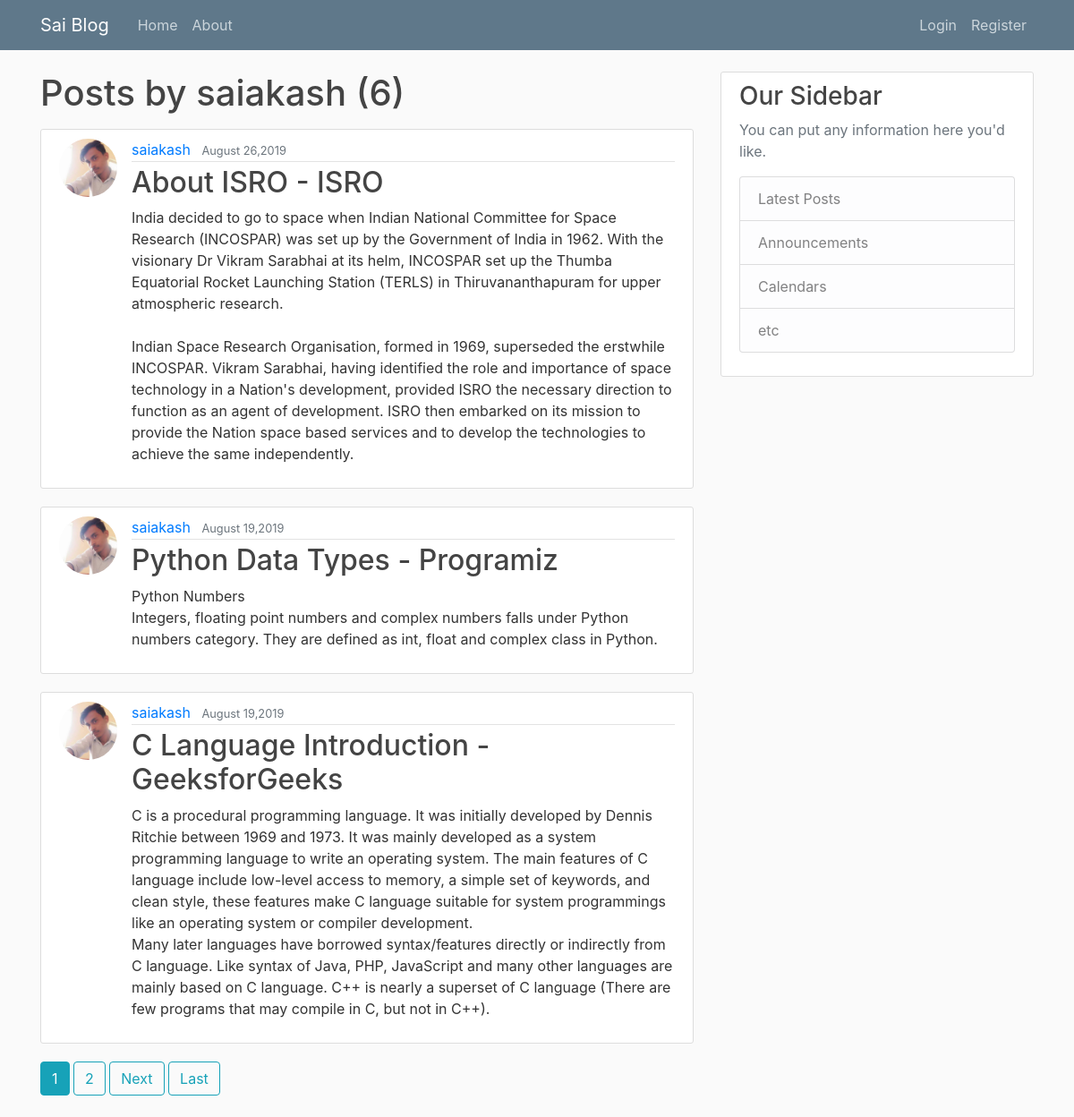
The page /user/saiakash on the database its author committed.
### blog/models.py (models this page shows, shortened)
class post(models.Model):
	title=models.CharField(max_length=100)
	content=models.TextField()
	dateposted=models.DateTimeField(default=timezone.now)
	author=models.ForeignKey(User,on_delete=models.CASCADE)

### users/models.py (models this page shows, shortened)
class Profile(models.Model):
	user=models.OneToOneField(User,on_delete=models.CASCADE)
	image=models.ImageField(default='default.jpg',upload_to='profile_pics')

### blog/views.py (the view)
# urls.py: path('user/<username>', UserPostListView.as_view(),name='user-posts'),
class UserPostListView(ListView):
	model = post
	template_name='blog/user_posts.html'#<app>/<model>_<viewtype>.html'
	context_object_name='posts'
	ordering=['-dateposted']
	paginate_by=3
	def get_queryset(self):
		user=get_object_or_404(User,username=self.kwargs.get('username'))
		return post.objects.filter(author=user).order_by('-dateposted')

### blog/templates/blog/user_posts.html (shortened to what this page needs)
{% extends "blog/base.html" %}
{% block content %}
	<h1 class="mb-3">Posts by {{ view.kwargs.username }} ({{ page_obj.paginator.count }})</h1>
	{% for post in posts %}
		<article class="media content-section">
			<img class="rounded-circle article-img" src="{{post.author.profile.image.url}}">
		  <div class="media-body">
		    <div class="article-metadata">
		      <a class="mr-2" href="{% url 'user-posts' post.author.username %}">{{ post.author }}</a>
		      <small class="text-muted">{{ post.dateposted|date:"F d,Y" }}</small>
		    </div>
		    <h2><a class="article-title" href="{% url 'post-detail' post.id%}">{{ post.title }}</a></h2>
		    <p class="article-content">{{ post.content }}</p>
		  </div>
		</article>
	{% endfor %}
	{% if is_paginated %}
		{% for num in page_obj.paginator.page_range %}
			{% if page_obj.number == num %}
				<a class="btn btn-info mb-4"href="?page={{ num }}">{{ num }}</a>
			{% elif num > page_obj.number|add:'-3' and num < page_obj.number|add:'3' %}
				<a class="btn btn-outline-info mb-4"href="?page={{ num }}">{{ num }}</a>
			{% endif %}
		{% endfor %}
		{% if page_obj.has_next %}
			<a class="btn btn-outline-info mb-4"href="?page={{ page_obj.next_page_number}}">Next</a>
			<a class="btn btn-outline-info mb-4"href="?page={{ page_obj.paginator.num_pages }}">Last</a>
		{% endif %}
	{% endif %}
{% endblock content %}

### blog/templates/blog/base.html (shortened to what this page needs)
{% load static%}
<!DOCTYPE html>
<html>
<head>
    <link rel="stylesheet" href="https://maxcdn.bootstrapcdn.com/bootstrap/4.0.0/css/bootstrap.min.css">
    <link rel="stylesheet" type="text/css" href="{% static 'blog/main.css' %}">
</head>
<body>
		<header class="site-header">
	  <nav class="navbar navbar-expand-md navbar-dark bg-steel fixed-top">
	    <div class="container">
	      <a class="navbar-brand mr-4" href="{% url 'blog-home'%}">Sai Blog</a>
	      <div class="collapse navbar-collapse" id="navbarToggle">
	        <div class="navbar-nav mr-auto">
	          <a class="nav-item nav-link" href="{% url 'blog-home'%}">Home</a>
	          <a class="nav-item nav-link" href="{% url 'blog-about'%}">About</a>
	        </div>
	        <div class="navbar-nav">
	        	{% if user.is_authenticated %}
	        	 <a class="nav-item nav-link" href="{% url 'post-create' %}">New Post</a>
	        	 <a class="nav-item nav-link" href="{% url 'profile' %}">Profile</a>
	        	 <a class="nav-item nav-link" href="{% url 'logout' %}">Logout</a>
	        	{% else %}
		          <a class="nav-item nav-link" href="{% url 'login' %}">Login</a>
		          <a class="nav-item nav-link" href="{% url 'register'%}">Register</a>
		        {% endif %}
	        </div>
	      </div>
	    </div>
	  </nav>
	</header>
		<main role="main" class="container">
	  <div class="row">
	    <div class="col-md-8">
	      {% block content %}{% endblock %}
	    </div>
	    <div class="col-md-4">
	      <div class="content-section">
	        <h3>Our Sidebar</h3>
	        <p class='text-muted'>You can put any information here you'd like.
	          <ul class="list-group">
	            <li class="list-group-item list-group-item-light">Latest Posts</li>
	            <li class="list-group-item list-group-item-light">Announcements</li>
	            <li class="list-group-item list-group-item-light">Calendars</li>
	            <li class="list-group-item list-group-item-light">etc</li>
	          </ul>
	        </p>
	      </div>
	    </div>
	  </div>
	</main>
</body>
</html>

### blog/static/blog/main.css (style rules this page uses)
body { background: #fafafa; color: #333333; margin-top: 5rem; }
h1, h2, h3, h4, h5, h6 { color: #444444; }
ul { margin: 0; }
.bg-steel { background-color: #5f788a; }
.site-header .navbar-nav .nav-link { color: #cbd5db; }
.content-section { background: #ffffff; padding: 10px 20px; border: 1px solid #dddddd; border-radius: 3px; margin-bottom: 20px; }
.article-title { color: #444444; }
.article-content { white-space: pre-line; }
.article-img { height: 65px; width: 65px; margin-right: 16px; }
.article-metadata { padding-bottom: 1px; margin-bottom: 4px; border-bottom: 1px solid #e3e3e3 }

### rows shown on the page
post: author.profile.image (picture), author "saiakash", dateposted "August 26,2019", title "About ISRO - ISRO", content "India decided to go to space when Indian National Committee for Space Research (INCOSPAR) was set up by the Government of India in 1962. With the visionary Dr Vikram Sarabhai at its helm, INCOSPAR set up the Thumba Equatorial Rocket Launching Station (TERLS) in Thiruvananthapuram for upper atmospheric research. Indian Space Research Organisation, formed in 1969, superseded the erstwhile INCOSPAR. Vikram Sarabhai, having identified the role and importance of space technology in a Nation's development, provided ISRO the necessary direction to function as an agent of development. ISRO then embarked on its mission to provide the Nation space based services and to develop the technologies to…"
post: author.profile.image (picture), author "saiakash", dateposted "August 19,2019", title "Python Data Types - Programiz", content "Python Numbers Integers, floating point numbers and complex numbers falls under Python numbers category. They are defined as int, float and complex class in Python."
post: author.profile.image (picture), author "saiakash", dateposted "August 19,2019", title "C Language Introduction - GeeksforGeeks", content "C is a procedural programming language. It was initially developed by Dennis Ritchie between 1969 and 1973. It was mainly developed as a system programming language to write an operating system. The main features of C language include low-level access to memory, a simple set of keywords, and clean style, these features make C language suitable for system programmings like an operating system or compiler development. Many later languages have borrowed syntax/features directly or indirectly from C language. Like syntax of Java, PHP, JavaScript and many other languages are mainly based on C language. C++ is nearly a superset of C language (There are few programs that may compile in C, but not…"

### other values the page prints
{{ view.kwargs.username }} "saiakash"
{{ page_obj.paginator.count }} "6"
{{ num }} "1"
{{ num }} "2"
